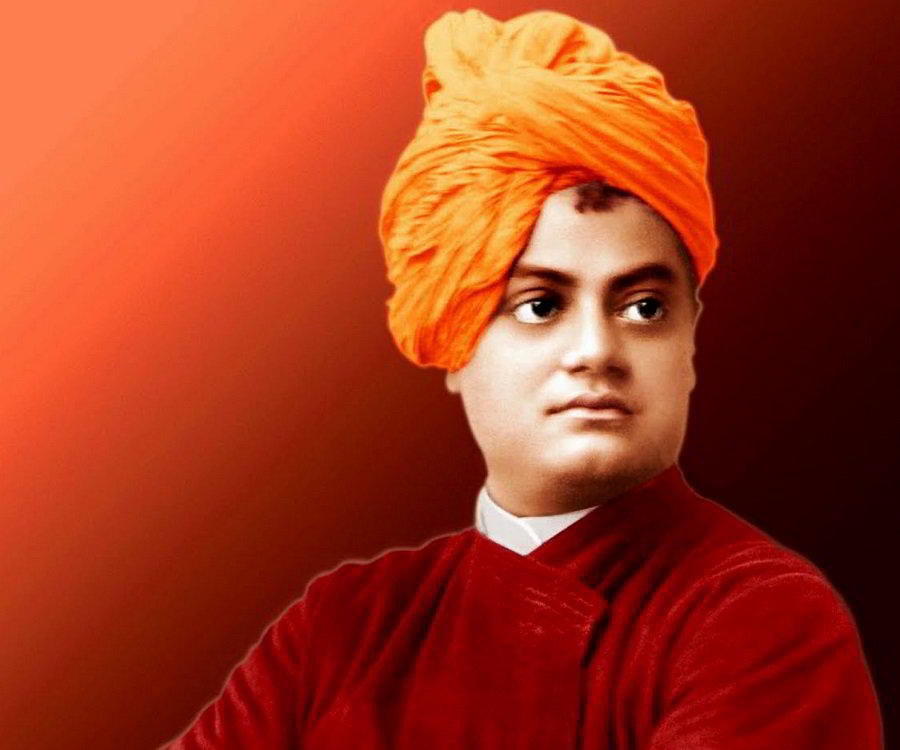
#> input picture default.jfif, 900 x 750 px
$ python -i chatpage.py   (imports and definitions only)   (older library calls are emulated)
#> lines starting #> are read from the running program, lines starting #| are printed output that depends on the picture
from tkinter import *
from PIL import ImageTk,Image
from tkinter.font import Font
import tkinter.ttk as x


# [44 lines left out: function click, not called in this run]


def default():
	root = Tk()
	root.title("Chat Page")
	root.configure(background="light green")

	userdetails = Frame(root,bg="light green")
	userdetails.grid(row=0,column=5,pady=20,padx=100)

	fontfamily = StringVar(value="Kalpurush")
	fontSize = IntVar(value=14)
	appFont = Font(family=fontfamily.get(),size=fontSize.get(),weight='bold')


	username = Label(userdetails,font=appFont,text="USERNAME",bg="light green",fg="red",padx=10)
	username.grid(row=0,column=0,columnspan=3)

	userimg = Image.open('default.jfif')
#> userimg is the input picture: PIL image 900x750 RGB; mean R, G, B 162.4, 56.7, 30.4
	userimage = userimg.resize((30, 30), Image.ANTIALIAS)
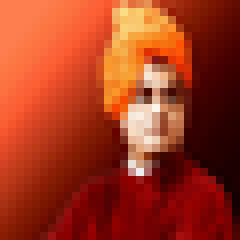
#> userimage: PIL image 30x30 RGB (shown 8 times larger); mean R, G, B 162.4, 56.8, 30.5
	openuserimage = ImageTk.PhotoImage(userimage)


	buttonforuserimage = Button(userdetails, image=openuserimage, command=click,bg="light green")
	buttonforuserimage.grid(row=0,column=4)
	buttonforuserimage.image = openuserimage


	fontfamily = StringVar(value="Magneto")
	fontSize = IntVar(value=14)
	appFont = Font(family=fontfamily.get(),size=fontSize.get(),weight='normal')

	frame = Frame(root,bg="light green")
	frame.grid(row=1,column=5,padx=100)

	searchimage = Image.open('search.png')
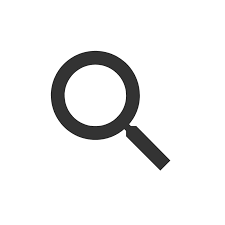
#> input picture search.png, 225 x 225 px
#> searchimage is the input picture: PIL image 225x225 P; min 9, max 255, mean 238.7
	searchimageopen = searchimage.resize((20,20),Image.ANTIALIAS)
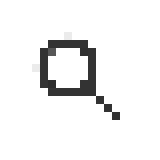
#> searchimageopen: PIL image 20x20 P (shown 8 times larger); min 44, max 255, mean 240.7
	opensearchimage = ImageTk.PhotoImage(searchimageopen)


	searchbar = Entry(frame,font=appFont,bg="pink",fg="blue",justify="center",borderwidth=0)

	searchbar.grid(row=1,column=0,columnspan=4)

	button1 = Button(frame, image=opensearchimage , bg='white', command=click)
	button1.grid(row=1,column=5)
	button1.image = opensearchimage

	fontstyle = StringVar(value="Courier")
	fontsize = IntVar(value=20)

	contactfont = Font(family=fontstyle.get(),size=fontsize.get(),weight='normal')

	scrollbar = Scrollbar(root,orient="vertical")

	canvas = Canvas(root,bg="light green")
	scroll_y = Scrollbar(root,orient="vertical", command=canvas.yview)

	frame = Frame(canvas,bg="light green")

#> (the run stopped early here; a loop or call above may not have finished)
